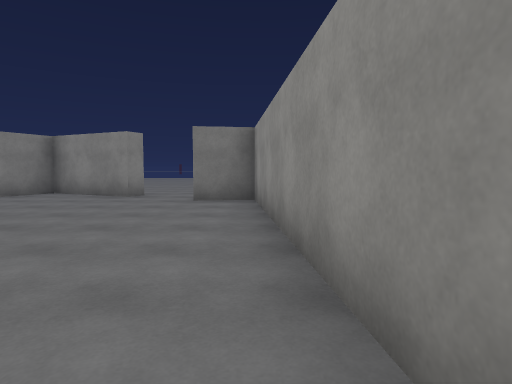
view 1 (above)

24 first-person views from a walk through a Unity game level. The camera is 1.3 m above the floor, tilts 4° down and sees 75° across. The floor is counted in squares, 2 m on a side. Each view is taken from the middle of a square. On the plan, view 1 faces up. The plan holds only what a view shows up to about 10 squares ahead; the rest is blank. The place goes on beyond the plan. The player is left out. Some animated figures are not drawn. Some surface patterns are stand-ins.

view 2
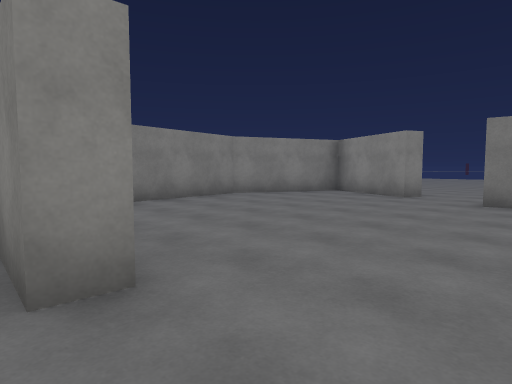

view 3
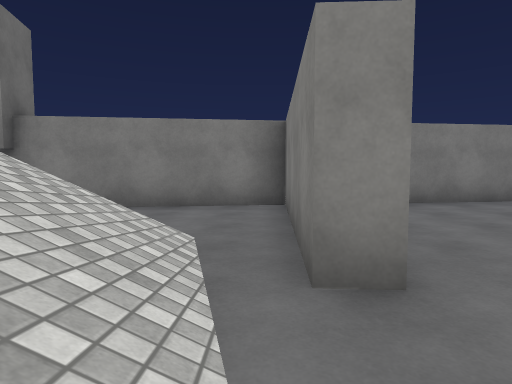

view 4
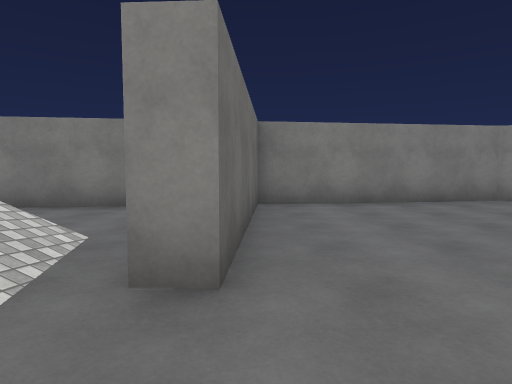

view 5
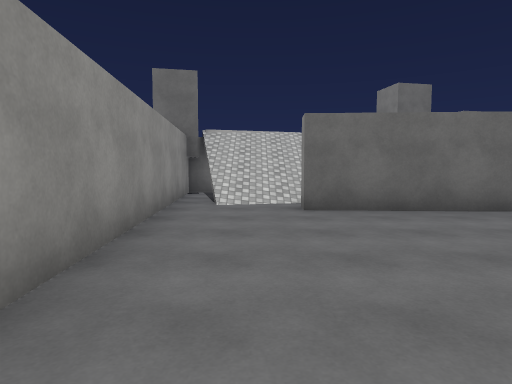

view 6
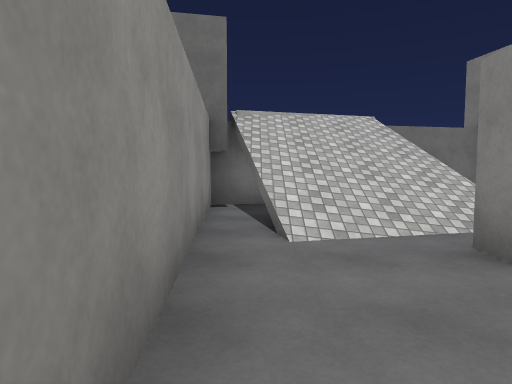

view 7
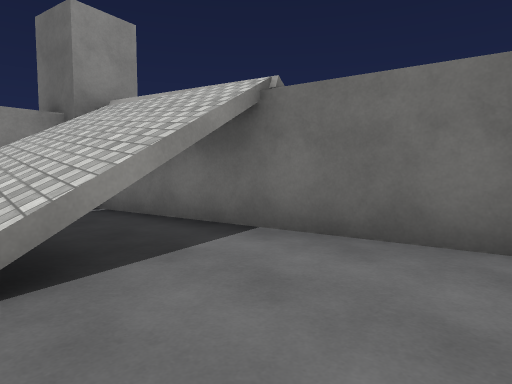

view 8
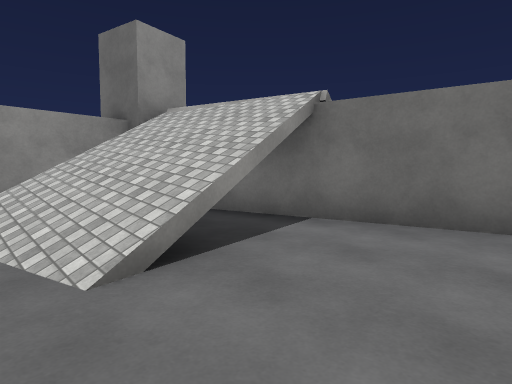

view 9
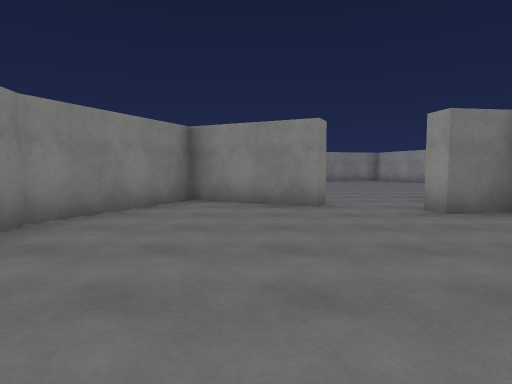

view 10
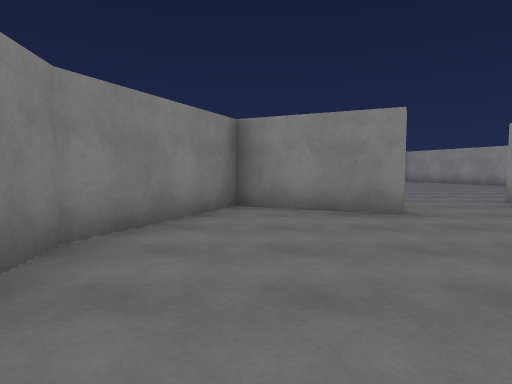

view 11
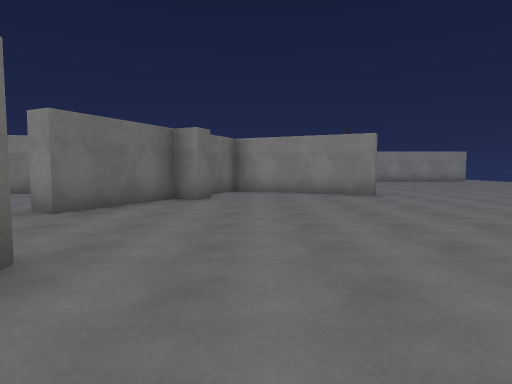

view 12
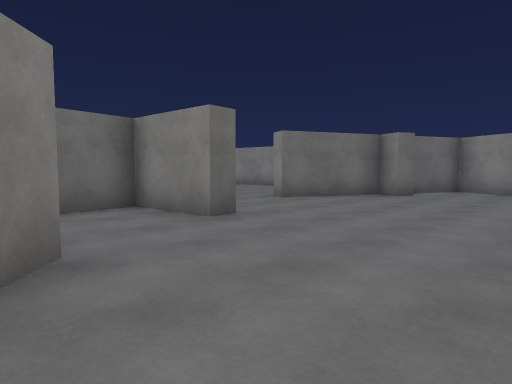

view 13
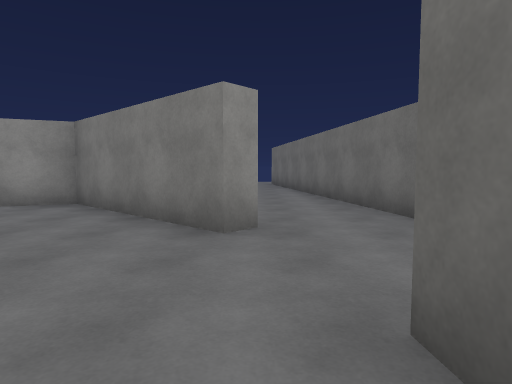

view 14
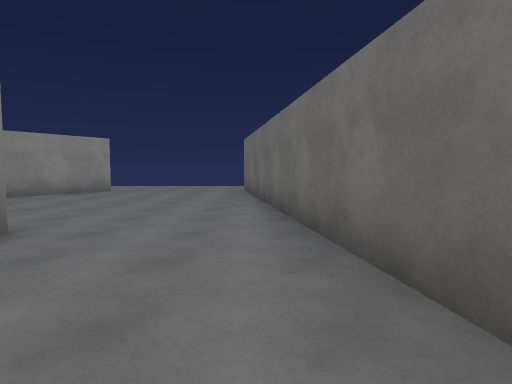

view 15
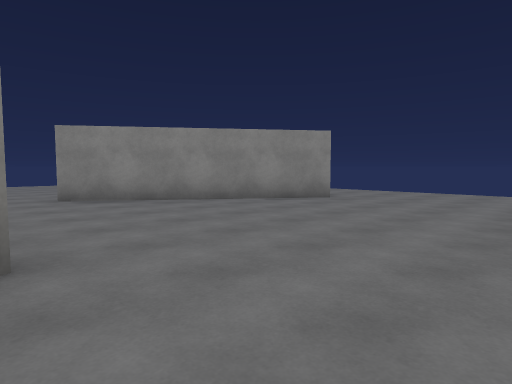

view 16
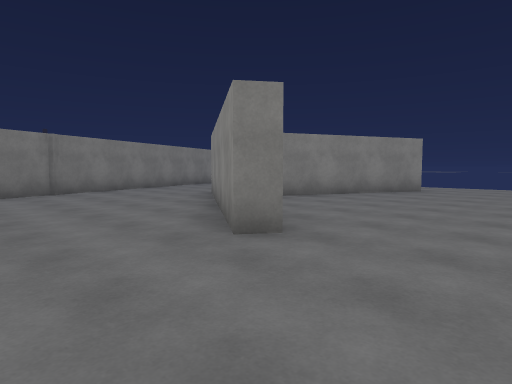

view 17
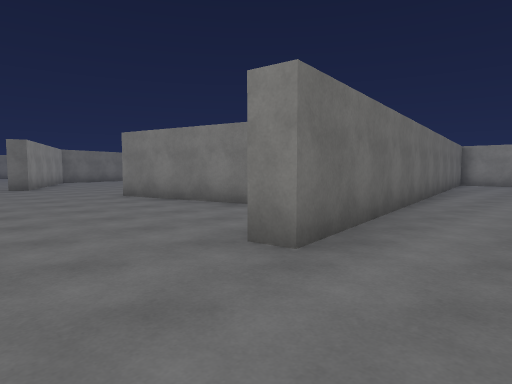

view 18
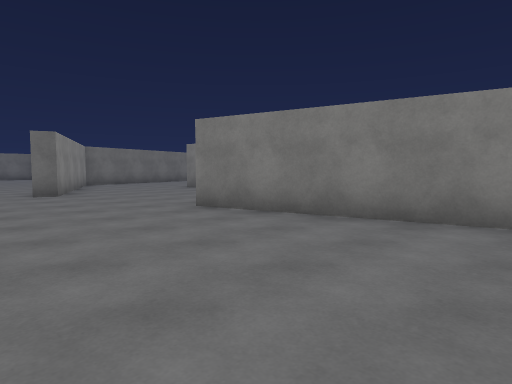

view 19
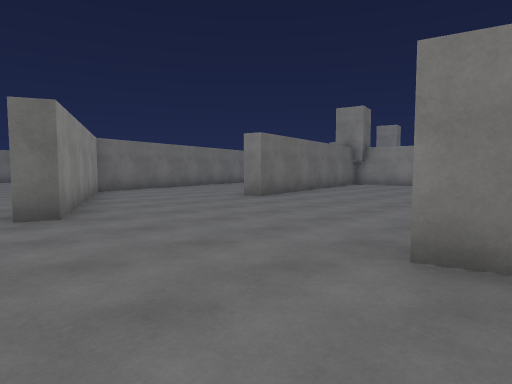

view 20
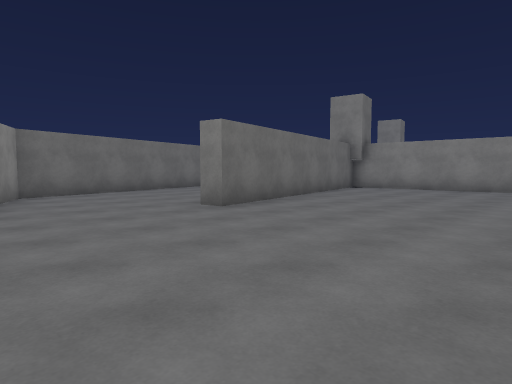

view 21
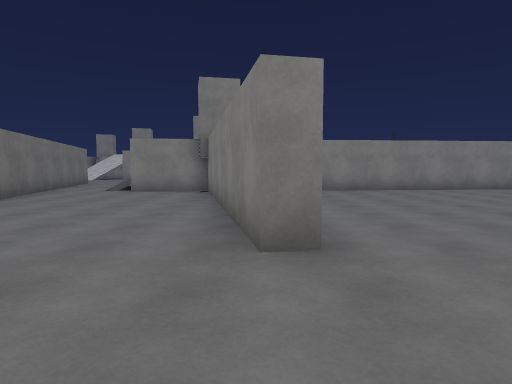

view 22
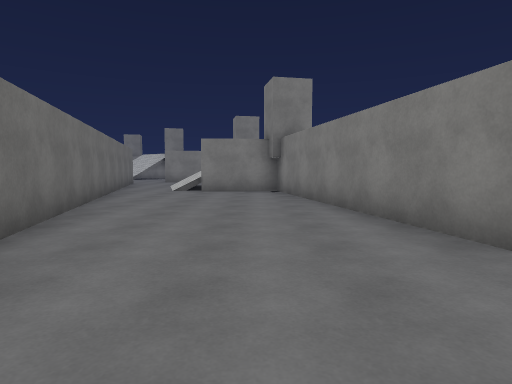

view 23
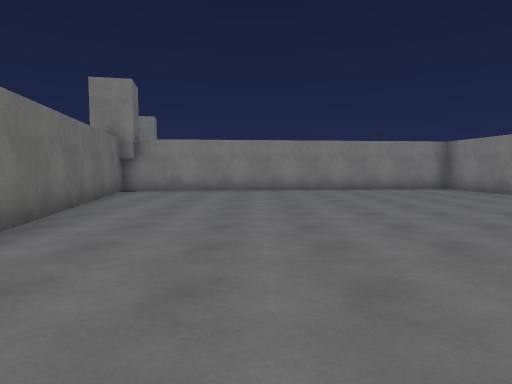

view 24
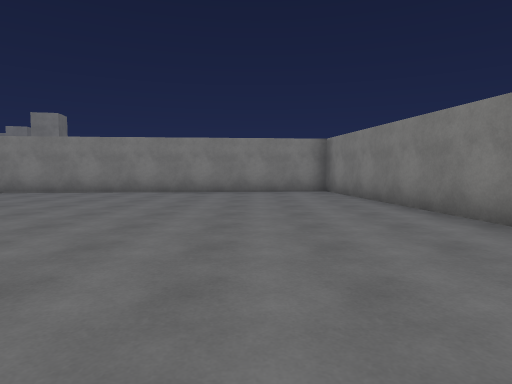

### Floor plan
Points are (right, up) in squares from view 1. A wall is a line through its corners. A room is listed if a view was taken in it or the views show most of it. See-through windows are left out.
Room 1 (views 1, 2, 3, 4, 7, 8)
walls: (-2.8, -2.1) (-2.9, -1.6); (-2.6, -2.7) (-2.8, -2.2); (-1.7, 0.8) (-1.8, 0.3) (-6, 0.5) (-5.4, -4); (-4.8, -4.1) (0.7, -3); (0.8, -3) (0.4, 1.5)
ways out: opening at (-0.5, 1) to room 2
Room 2 (views 5, 6, 9, 10)
walls: (-2.9, 7.7) (-5.3, 8.8) (-6.7, 5.8) (-6.1, 1) (-1.7, 0.8); (0.4, 1.5) (0, 6.9) (-1.3, 6.8) (-1.4, 7.4)
ways out: opening at (-0.5, 1) to room 1; opening at (-2, 7) to room 3
Room 3 (views 11, 12, 13)
walls: (-6.5, 14.1) (-6, 13.9) (-7.5, 10.4) (-6, 9.7); (-5.4, 10) (-4.9, 9.8); (-5.1, 9.3) (-2.7, 8.1) (-2.9, 7.7); (-0.3, 9.3) (0.3, 9.4) (0.4, 7.5) (1.7, 7.7); (2.7, 10) (2.3, 10.3) (5.1, 13.3) (4.7, 14.4)
ways out: opening at (-2, 7) to room 2; opening at (3, 9) to room 4
Room 4 (views 14, 15, 16, 17, 18, 19, 20, 21, 22, 23, 24)
walls: (10.6, 7.4) (11.6, 3.1); (6.3, 7.9) (0.5, 7) (1.5, -5.7); (3.3, 7.9) (12.9, 9.3) (13, 8.8); (12.9, 13.6) (12.5, 13.1) (7.8, 16.5); (4.9, 15.2) (6.1, 12.1); (0.7, -3) (8.4, -1.5) (8.5, -2) (1.3, -3.4); (11.6, 21.2) (9.8, 17.1); (0.9, -8.2) (10.6, -5.7) (12.8, -0.7) (13.4, -0.9)
ways out: opening at (3, 9) to room 3; opening at (1, -6.5); opening at (6.5, 17)

Where each view was taken, in squares from view 1:
view 1: 0 up, 0 right, facing up
view 2: 0 up, 0 right, facing up-left
view 3: 0 up, 0 right, facing left
view 4: 1 up, 0 right, facing left
view 5: 6 up, 1 left, facing down
view 6: 3 up, 0 right, facing down
view 7: 1 down, 5 left, facing down-right
view 8: 0 up, 5 left, facing down-right
view 9: 2 up, 4 left, facing up
view 10: 3 up, 5 left, facing up
view 11: 11 up, 2 right, facing left
view 12: 13 up, 3 right, facing down-left
view 13: 10 up, 1 left, facing right
view 14: 9 up, 3 right, facing right
view 15: 9 up, 6 right, facing up-right
view 16: 11 up, 15 right, facing up-left
view 17: 11 up, 15 right, facing down-left
view 18: 8 up, 15 right, facing down-left
view 19: 4 up, 14 right, facing down-left
view 20: 3 up, 12 right, facing down-left
view 21: 2 down, 11 right, facing left
view 22: 4 down, 11 right, facing left
view 23: 1 up, 11 right, facing left
view 24: 5 up, 10 right, facing left
